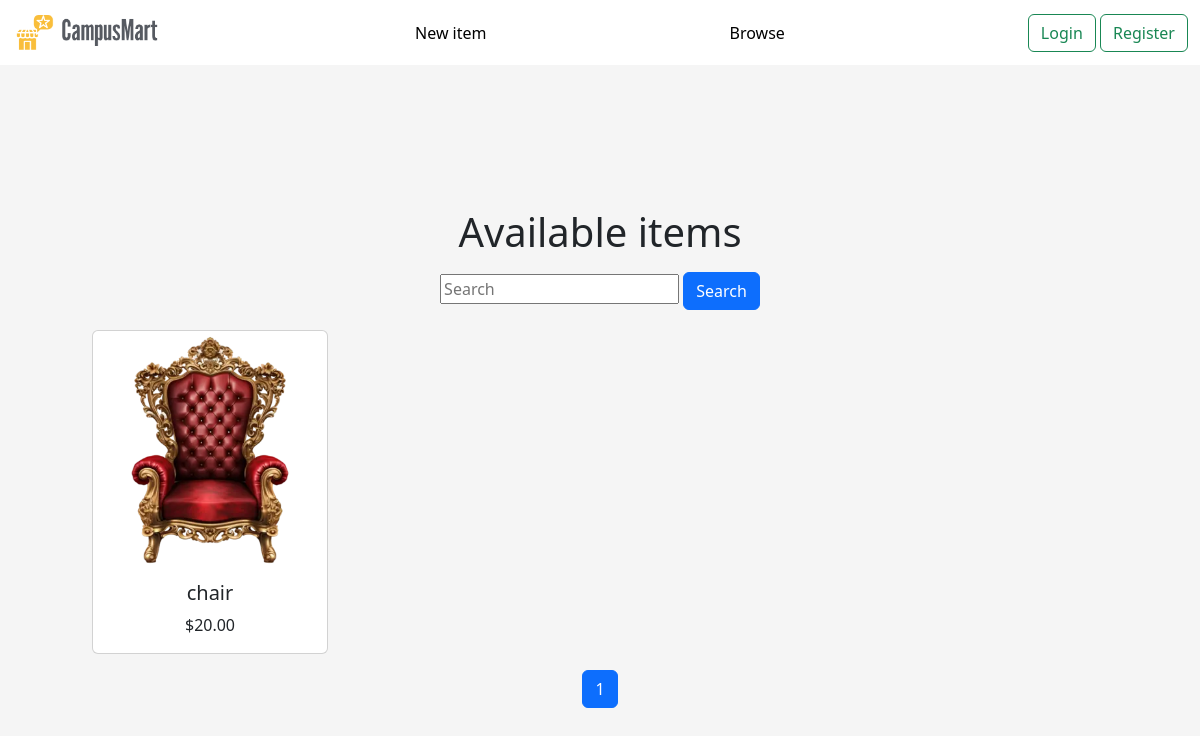
The page /campusmart/listings/ on the database as committed earlier.
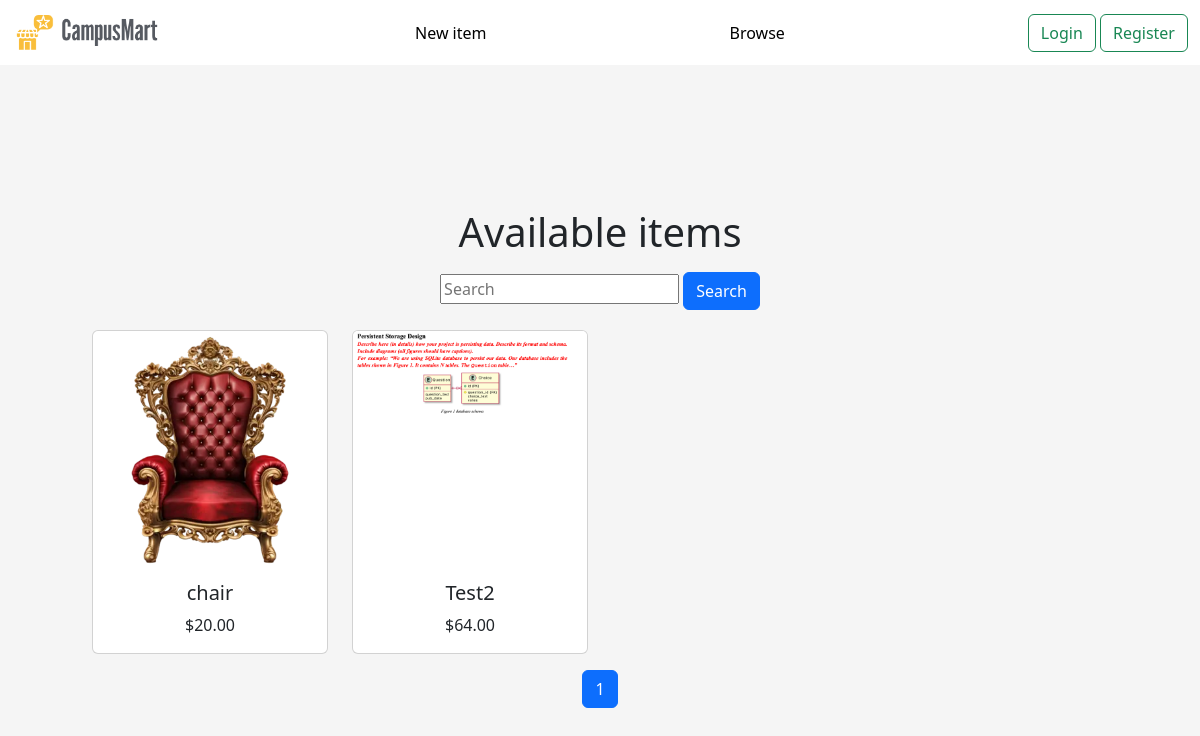
The same page on the database as committed later.
### campusmart/models.py (models this page shows, shortened)
class Listing(models.Model):
    CONDITION_CHOICES = [
        ('New', 'New'),
        ('Like New', 'Like New'),
        ('Used', 'Used'),
        ('Fair', 'Fair'),
    ]
    STATUS_CHOICES = [
        ('Available', 'Available'),
        ('Unavailable', 'Unavailable'),
    ]
    created_by = models.ForeignKey(User, on_delete=models.CASCADE)
    title = models.CharField(max_length=200)
    description = models.TextField()
    price = models.DecimalField(max_digits=10, decimal_places=2)
    condition = models.CharField(max_length=20, choices=CONDITION_CHOICES)
    photo = models.ImageField(upload_to='listing_photos')
    status = models.CharField(max_length=20, choices=STATUS_CHOICES, default='Available')

### campusmart/views.py (the view)
# urls.py: path('listings/', views.listing_all, name='listing_all'),
def listing_all(request):
    page = int(request.GET.get('page', 1))
    per_page = 20
    start = (page-1) * per_page
    end = start + per_page
    query = request.GET.get('query', '') # used later for Feature 3.2
    if query:
        listings = Listing.objects.filter(description__icontains=query)
    else:
            listings = Listing.objects.filter(status='Available') # this is Feature 3.1, showing all available listings
    page_listings = listings[start:end]
    total = listings.count()
    total_pages = (total + per_page - 1) // per_page  # round up to get number of pages
    page_range = range(1, total_pages + 1)
    return render(request, 'campusmart/listing_all.html', {
        'query': query,
        'listings':page_listings,
        'page':page,
        'total_pages':total_pages,
        'page_range':page_range,
    })

### campusmart/templates/campusmart/listing_all.html (shortened to what this page needs)
{% extends "campusmart/base.html" %}
{% block content %}
<h1>Available items</h1>
<div class="container">
    <div class="row">
        <div class="col-span-1">
            <form method="get" action="{% url 'campusmart:listing_all' %}">
                <input name="query" type="text" value="{{ query }}" placeholder="Search">
                <button type="button" class="btn btn-primary">Search</button>
            </form>
        </div>
    </div>
    <div class="row row-cols-1 row-cols-md-2 row-cols-lg-4 g-4 pt-3">
        {% for listing in listings %}
            <div class="col d-flex">
                <a class="card h-100 w-100" href="{% url 'campusmart:detail' listing.id %}">
                    <center>
                        <img
                            src="{{ listing.photo.url }}"
                            class="card-img-top"
                            alt="Listing Photo"
                        >
                    </center>
                    <div class="card-body d-flex flex-column">
                        <h5 class="card-title mt-auto">{{ listing.title }}</h5>
                        <p class="card-text">${{ listing.price }}</p>
                    </div>
                </a>
            </div>
        {% endfor %}
    </div>
</div>
<nav aria-label="Pagination">
    <ul class="pagination justify-content-center pt-3">
        {% if page_range %}
            {% for p in page_range %}
                <li class="page-item {% if page == p %}active{% endif %}">
                    <a class="page-link" href="?page={{ p }}">{{ p }}</a>
                </li>
            {% endfor %}
        {% endif %}
    </ul>
</nav>
{% endblock %}

Rows that differ between the two databases and show on the page:
added Listing: photo (picture), title "Test2", price "64.00"
